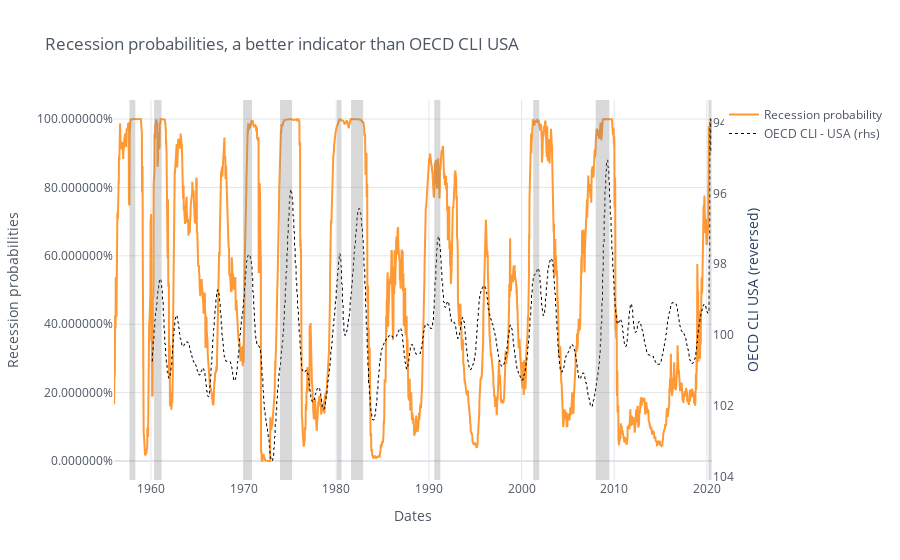

Here is the notebook cell this chart was saved with:
### Code cell
rec_emp_W_fig = multiShades(rec_emp_W_fig, x0=rec_starts, x1=rec_ends)
iplot(rec_emp_W_fig)

### Figure 1 — Plotly figure (JSON) as saved in the notebook; plotly's stock layout.template omitted (floating-point values rounded to 4 significant figures; data arrays with more than 128 entries replaced by an {"elided": "..."} marker saying what was removed)
{"data": [{"line": {"color": "rgba(255, 153, 51, 1.0)", "dash": "solid", "shape": "linear", "width": 2}, "mode": "lines", "name": "Recession probability", "text": "", "type": "scatter", "x": {"elided": "3364 str values"}, "y": {"elided": "3364 float values"}}, {"line": {"color": "rgba(0, 0, 0, 1.0)", "dash": "dot", "shape": "linear", "width": 1}, "mode": "lines", "name": "OECD CLI - USA (rhs)", "text": "", "type": "scatter", "x": {"elided": "3364 str values"}, "xaxis": "x", "y": {"elided": "3364 mixed values"}, "yaxis": "y2"}], "layout": {"legend": {"bgcolor": "#FFFFFF", "font": {"color": "#4D5663"}}, "paper_bgcolor": "#FFFFFF", "plot_bgcolor": "#FFFFFF", "shapes": [{"fillcolor": "rgba(128, 128, 128, 0.3)", "line": {"color": "rgba(0,0,0,0)", "dash": "solid", "width": 1}, "type": "rect", "x0": "1957-09-06", "x1": "1958-04-25", "xref": "x", "y0": 0, "y1": 1, "yref": "paper"}, {"fillcolor": "rgba(128, 128, 128, 0.3)", "line": {"color": "rgba(0,0,0,0)", "dash": "solid", "width": 1}, "type": "rect", "x0": "1960-05-06", "x1": "1961-02-24", "xref": "x", "y0": 0, "y1": 1, "yref": "paper"}, {"fillcolor": "rgba(128, 128, 128, 0.3)", "line": {"color": "rgba(0,0,0,0)", "dash": "solid", "width": 1}, "type": "rect", "x0": "1970-01-02", "x1": "1970-11-27", "xref": "x", "y0": 0, "y1": 1, "yref": "paper"}, {"fillcolor": "rgba(128, 128, 128, 0.3)", "line": {"color": "rgba(0,0,0,0)", "dash": "solid", "width": 1}, "type": "rect", "x0": "1973-12-07", "x1": "1975-03-28", "xref": "x", "y0": 0, "y1": 1, "yref": "paper"}, {"fillcolor": "rgba(128, 128, 128, 0.3)", "line": {"color": "rgba(0,0,0,0)", "dash": "solid", "width": 1}, "type": "rect", "x0": "1980-02-01", "x1": "1980-07-25", "xref": "x", "y0": 0, "y1": 1, "yref": "paper"}, {"fillcolor": "rgba(128, 128, 128, 0.3)", "line": {"color": "rgba(0,0,0,0)", "dash": "solid", "width": 1}, "type": "rect", "x0": "1981-08-07", "x1": "1982-11-26", "xref": "x", "y0": 0, "y1": 1, "yref": "paper"}, {"fillcolor": "rgba(128, 128, 128, 0.3)", "line": {"color": "rgba(0,0,0,0)", "dash": "solid", "width": 1}, "type": "rect", "x0": "1990-08-03", "x1": "1991-03-29", "xref": "x", "y0": 0, "y1": 1, "yref": "paper"}, {"fillcolor": "rgba(128, 128, 128, 0.3)", "line": {"color": "rgba(0,0,0,0)", "dash": "solid", "width": 1}, "type": "rect", "x0": "2001-04-06", "x1": "2001-11-30", "xref": "x", "y0": 0, "y1": 1, "yref": "paper"}, {"fillcolor": "rgba(128, 128, 128, 0.3)", "line": {"color": "rgba(0,0,0,0)", "dash": "solid", "width": 1}, "type": "rect", "x0": "2008-01-04", "x1": "2009-06-26", "xref": "x", "y0": 0, "y1": 1, "yref": "paper"}, {"fillcolor": "rgba(128, 128, 128, 0.3)", "line": {"color": "rgba(0,0,0,0)", "dash": "solid", "width": 1}, "type": "rect", "x0": "2020-03-06", "x1": "2020-07-03", "xref": "x", "y0": 0, "y1": 1, "yref": "paper"}], "title": {"font": {"color": "#4D5663"}, "text": "Recession probabilities, a better indicator than OECD CLI USA"}, "xaxis": {"gridcolor": "#E1E5ED", "showgrid": true, "tickfont": {"color": "#4D5663"}, "title": {"font": {"color": "#4D5663"}, "text": "Dates"}, "zerolinecolor": "#E1E5ED"}, "yaxis": {"gridcolor": "#E1E5ED", "showgrid": true, "tickfont": {"color": "#4D5663"}, "tickformat": "%", "title": {"font": {"color": "#4D5663"}, "text": "Recession probabilities"}, "zerolinecolor": "#E1E5ED"}, "yaxis2": {"anchor": "x", "autorange": "reversed", "gridcolor": "#E1E5ED", "overlaying": "y", "showgrid": false, "side": "right", "tickfont": {"color": "#4D5663"}, "title": {"text": "OECD CLI USA (reversed)"}, "zerolinecolor": "#E1E5ED"}}}
